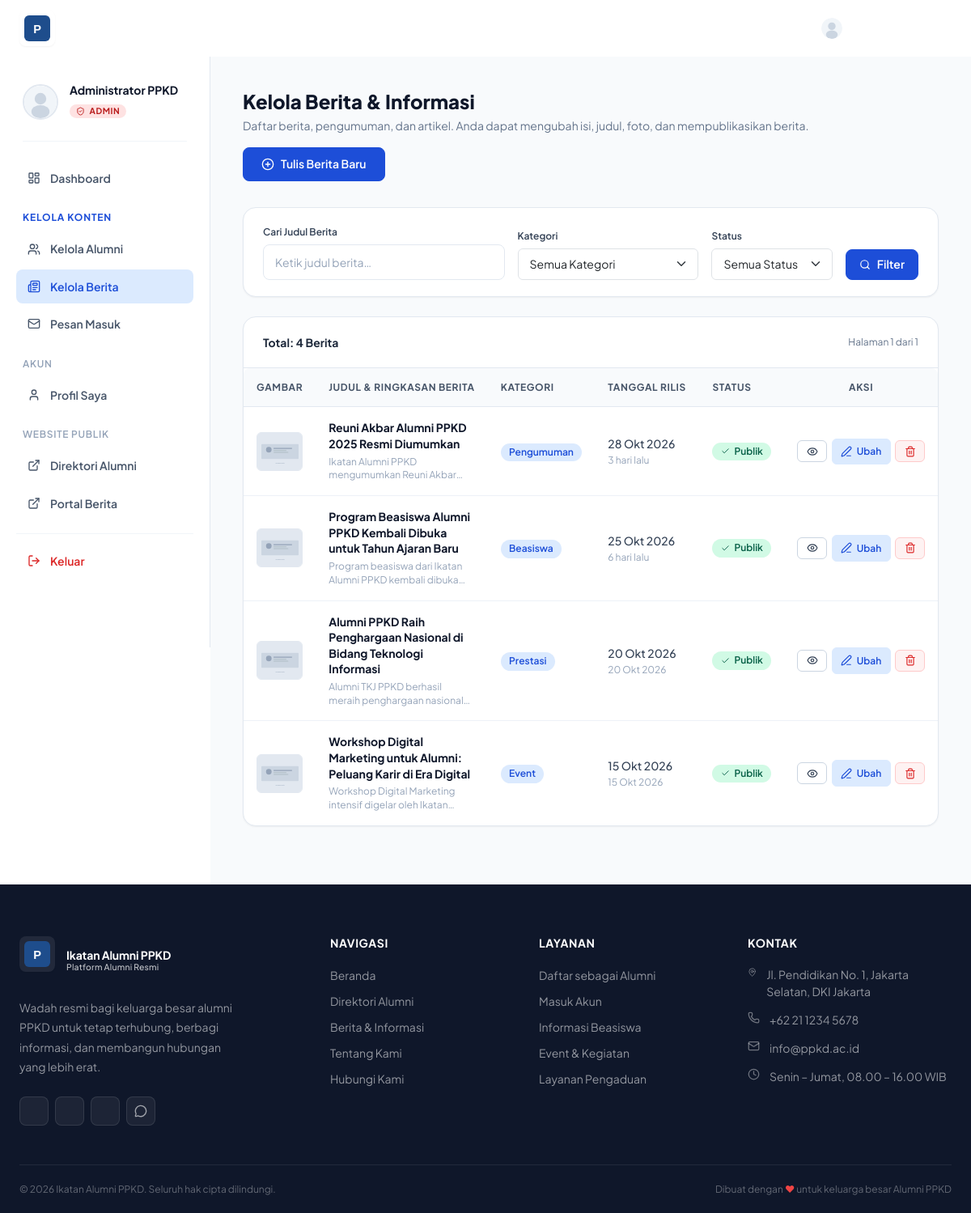
The app's page /dashboard/berita.php (signed in) with its own data.
### tables this page shows
CREATE TABLE `berita` (
  `id`           INT UNSIGNED    NOT NULL AUTO_INCREMENT,
  `judul`        VARCHAR(255)    NOT NULL,
  `slug`         VARCHAR(255)    NOT NULL,
  `konten`       LONGTEXT        NOT NULL,
  `ringkasan`    TEXT            DEFAULT NULL,
  `thumbnail`    VARCHAR(255)    DEFAULT NULL,
  `kategori`     VARCHAR(100)    DEFAULT 'Umum',
  `author_id`    INT UNSIGNED    DEFAULT NULL,
  `is_published` TINYINT(1)      NOT NULL DEFAULT 1,
  `published_at` DATETIME        DEFAULT CURRENT_TIMESTAMP,
  `created_at`   DATETIME        NOT NULL DEFAULT CURRENT_TIMESTAMP,
  `updated_at`   DATETIME        NOT NULL DEFAULT CURRENT_TIMESTAMP ON UPDATE CURRENT_TIMESTAMP,
  PRIMARY KEY (`id`),
  UNIQUE KEY `uq_slug` (`slug`),
  KEY `idx_kategori` (`kategori`),
  KEY `idx_published` (`is_published`, `published_at`)
);

### includes/functions.php (called while the page is built, shortened)
<?php
function e(string $str): string {
    return htmlspecialchars($str, ENT_QUOTES | ENT_HTML5, 'UTF-8');
}
function formatDate(string $date, string $format = 'd M Y'): string {
    static $months = [
        'Jan'=>'Jan','Feb'=>'Feb','Mar'=>'Mar','Apr'=>'Apr',
        'May'=>'Mei','Jun'=>'Jun','Jul'=>'Jul','Aug'=>'Agt',
        'Sep'=>'Sep','Oct'=>'Okt','Nov'=>'Nov','Dec'=>'Des',
    ];
    $formatted = date($format, strtotime($date));
    return str_replace(array_keys($months), array_values($months), $formatted);
}
function timeAgo(string $datetime): string {
    $diff = time() - strtotime($datetime);
    if ($diff < 604800) return floor($diff/86400) . ' hari lalu';
    return formatDate($datetime);
}
function beritaThumb(string $thumb = null): string {
    return SITE_URL . '/assets/img/news-placeholder.svg';
}
function paginate(int $total, int $perPage, int $current, string $baseUrl): array {
    $totalPages = (int) ceil($total / $perPage);
    $current    = max(1, min($current, $totalPages));
    return [
        'total'       => $total,
        'per_page'    => $perPage,
        'current'     => $current,
        'total_pages' => $totalPages,
        'has_prev'    => $current > 1,
        'has_next'    => $current < $totalPages,
        'base_url'    => $baseUrl,
    ];
}

### dashboard/berita.php (the view, shortened to what this page needs)
<?php
require_once __DIR__ . '/../includes/functions.php';
$db    = getDB();
$search   = trim($_GET['q'] ?? '');
$kategori = trim($_GET['kategori'] ?? '');
$status   = trim($_GET['status'] ?? '');
$page     = max(1, (int) ($_GET['page'] ?? 1));
$perPage  = 10;
$offset   = ($page - 1) * $perPage;
$where   = [];
$params  = [];
$whereClause = $where ? 'WHERE ' . implode(' AND ', $where) : '';
$cntSql = "SELECT COUNT(*) FROM berita $whereClause";
$cntStmt = $db->prepare($cntSql);
$cntStmt->execute($params);
$total = (int) $cntStmt->fetchColumn();
$sql = "SELECT * FROM berita
        $whereClause
        ORDER BY published_at DESC, id DESC
        LIMIT ? OFFSET ?";
$stmt = $db->prepare($sql);
$stmt->execute(array_merge($params, [$perPage, $offset]));
$beritaList = $stmt->fetchAll();
$queryParam = http_build_query([
    'q'        => $search,
    'kategori' => $kategori,
    'status'   => $status,
]);
$pagination = paginate($total, $perPage, $page, '?' . $queryParam);
require_once __DIR__ . '/../includes/header.php';
?>
<div style="padding-top:70px;">
<div class="dashboard-layout">
  <?php $activePage = 'berita'; require __DIR__ . '/sidebar.php'; ?>
  <div class="dashboard-main">
    <div style="display:flex;align-items:center;justify-content:space-between;flex-wrap:wrap;gap:1rem;margin-bottom:2rem;">
      <div>
        <h1 style="font-size:var(--text-2xl);font-weight:800;color:var(--gray-900);margin:0 0 0.25rem;">
          Kelola Berita &amp; Informasi
        </h1>
        <p style="color:var(--gray-500);font-size:var(--text-sm);margin:0;">
          Daftar berita, pengumuman, dan artikel. Anda dapat mengubah isi, judul, foto, dan mempublikasikan berita.
        </p>
      </div>
      <div>
        <a href="<?= SITE_URL ?>/dashboard/berita-edit.php" class="btn btn-primary" id="btnTambahBerita">
          <i data-lucide="plus-circle" style="width:16px;height:16px"></i>
          Tulis Berita Baru
        </a>
      </div>
    </div>
    <div class="admin-card" style="margin-bottom:1.5rem;">
      <div class="admin-card-body" style="padding:1.25rem 1.5rem;">
        <form method="GET" action="berita.php" style="display:grid;grid-template-columns:2fr 1.5fr 1fr auto;gap:1rem;align-items:end;">
          <div>
            <label class="form-label" style="font-size:var(--text-xs);margin-bottom:0.35rem;" for="searchBerita">Cari Judul Berita</label>
            <input type="text" id="searchBerita" name="q" class="form-input" style="padding:0.5rem 0.875rem;"
                   placeholder="Ketik judul berita…" value="<?= e($search) ?>">
          </div>
          <div>
            <label class="form-label" style="font-size:var(--text-xs);margin-bottom:0.35rem;" for="filterKategori">Kategori</label>
            <select id="filterKategori" name="kategori" class="form-select" style="padding:0.5rem 0.875rem;font-size:var(--text-sm);">
              <option value="">Semua Kategori</option>
            </select>
          </div>
          <div>
            <label class="form-label" style="font-size:var(--text-xs);margin-bottom:0.35rem;" for="filterStatus">Status</label>
            <select id="filterStatus" name="status" class="form-select" style="padding:0.5rem 0.875rem;font-size:var(--text-sm);">
              <option value="">Semua Status</option>
            </select>
          </div>
          <div style="display:flex;gap:0.5rem;">
            <button type="submit" class="btn btn-primary" style="padding:0.5rem 1rem;">
              <i data-lucide="search" style="width:14px;height:14px"></i> Filter
            </button>
          </div>
        </form>
      </div>
    </div>
    <div class="admin-card">
      <div class="admin-card-header">
        <span style="font-weight:700;color:var(--gray-800);font-size:var(--text-sm);">
          Total: <?= number_format($total) ?> Berita
        </span>
        <span style="font-size:var(--text-xs);color:var(--gray-500);">
          Halaman <?= $pagination['current'] ?> dari <?= max(1, $pagination['total_pages']) ?>
        </span>
      </div>
      <div class="admin-table-wrap">
        <?php if ($beritaList): ?>
        <table class="admin-table">
          <thead>
            <tr>
              <th style="width:90px;">Gambar</th>
              <th>Judul &amp; Ringkasan Berita</th>
              <th style="width:130px;">Kategori</th>
              <th style="width:150px;">Tanggal Rilis</th>
              <th style="width:100px;">Status</th>
              <th style="width:170px;text-align:center;">Aksi</th>
            </tr>
          </thead>
          <tbody>
            <?php foreach ($beritaList as $b): ?>
            <tr>
              <td>
                <img src="<?= beritaThumb($b['thumbnail']) ?>"
                     alt="<?= e($b['judul']) ?>"
                     style="width:72px;height:48px;border-radius:var(--radius-sm);object-fit:cover;border:1px solid var(--gray-200);background:var(--gray-100);"
                     onerror="this.src='<?= SITE_URL ?>/assets/img/news-placeholder.svg'">
              </td>
              <td>
                <div style="font-weight:700;color:var(--gray-900);line-height:1.4;margin-bottom:0.25rem;">
                  <?= e($b['judul']) ?>
                </div>
                <div style="font-size:var(--text-xs);color:var(--gray-400);line-height:1.4;max-width:400px;display:-webkit-box;-webkit-line-clamp:2;-webkit-box-orient:vertical;overflow:hidden;">
                  <?= e($b['ringkasan'] ?? excerpt($b['konten'], 120)) ?>
                </div>
              </td>
              <td>
                <span class="badge-pill" style="background:var(--accent-xs);color:var(--accent);font-weight:600;">
                  <?= e($b['kategori']) ?>
                </span>
              </td>
              <td>
                <div style="font-size:var(--text-sm);color:var(--gray-700);font-weight:500;">
                  <?= formatDate($b['published_at']) ?>
                </div>
                <div style="font-size:var(--text-xs);color:var(--gray-400);">
                  <?= timeAgo($b['published_at']) ?>
                </div>
              </td>
              <td>
                <?php if ($b['is_published']): ?>
                  <span class="badge-pill badge-published">
                    <i data-lucide="check" style="width:11px;height:11px"></i> Publik
                  </span>
                <?php else: ?>
                  <span class="badge-pill badge-draft">
                    <i data-lucide="eye-off" style="width:11px;height:11px"></i> Draf
                  </span>
                <?php endif; ?>
              </td>
              <td style="text-align:center;">
                <div style="display:inline-flex;gap:0.35rem;align-items:center;">
                  <a href="<?= SITE_URL ?>/berita-detail.php?slug=<?= e($b['slug']) ?>"
                     target="_blank"
                     class="admin-btn-action"
                     title="Lihat Berita Publik">
                    <i data-lucide="eye" style="width:14px;height:14px"></i>
                  </a>
                  <a href="<?= SITE_URL ?>/dashboard/berita-edit.php?id=<?= $b['id'] ?>"
                     class="admin-btn-action admin-btn-edit"
                     title="Ubah Berita">
                    <i data-lucide="edit-3" style="width:14px;height:14px"></i> Ubah
                  </a>
                  <form method="POST" action="berita.php" style="margin:0;"
                        onsubmit="return confirm('Apakah Anda yakin ingin menghapus berita &quot;<?= e($b['judul']) ?>&quot;? Tindakan ini tidak dapat dibatalkan.');">
                    <button type="submit" class="admin-btn-action admin-btn-danger" title="Hapus Berita">
                      <i data-lucide="trash-2" style="width:14px;height:14px"></i>
                    </button>
                  </form>
                </div>
              </td>
            </tr>
            <?php endforeach; ?>
          </tbody>
        </table>
        <?php endif; ?>
      </div>
    </div>
  </div>
</div>
</div>
<?php require_once __DIR__ . '/../includes/footer.php'; ?>

### records on screen
berita: judul "Reuni Akbar Alumni PPKD 2025 Resmi Diumumkan", ringkasan "Ikatan Alumni PPKD mengumumkan Reuni…", kategori "Pengumuman", published_at "28 Okt 2026", published_at "3 hari lalu", is_published 1 (drawn)
berita: judul "Program Beasiswa Alumni PPKD Kembali Dibuka untuk Tahun Ajaran Baru", ringkasan "Program beasiswa dari Ikatan Alumni PPKD kembali…", kategori "Beasiswa", published_at "25 Okt 2026", published_at "6 hari lalu", is_published 1 (drawn)
berita: judul "Alumni PPKD Raih Penghargaan Nasional di Bidang Teknologi Informasi", ringkasan "Alumni TKJ PPKD berhasil meraih penghargaan…", kategori "Prestasi", published_at "20 Okt 2026", is_published 1 (drawn)
berita: judul "Workshop Digital Marketing untuk Alumni: Peluang Karir di Era Digital", ringkasan "Workshop Digital Marketing intensif digelar oleh…", kategori "Event", published_at "15 Okt 2026", is_published 1 (drawn)

### other values on screen
$user['nama'] "Administrator PPKD"
$total "4"
$pagination['current'] "1"
max(1, $pagination['total_pages']) "1"
SITE_NAME "Ikatan Alumni PPKD"
SITE_ADDRESS "Jl. Pendidikan No. 1, Jakarta Selatan, DKI Jakarta"
SITE_PHONE "+62 21 1234 5678"
SITE_EMAIL "info@ppkd.ac.id"
